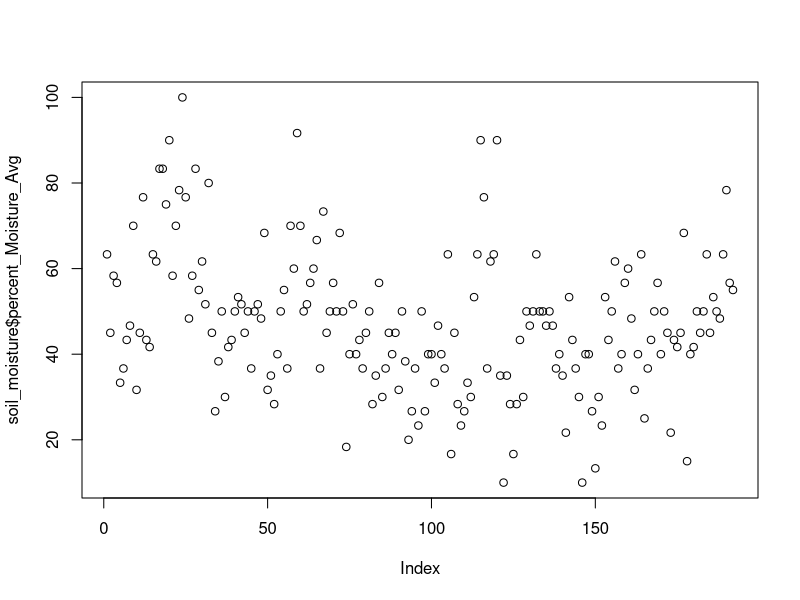
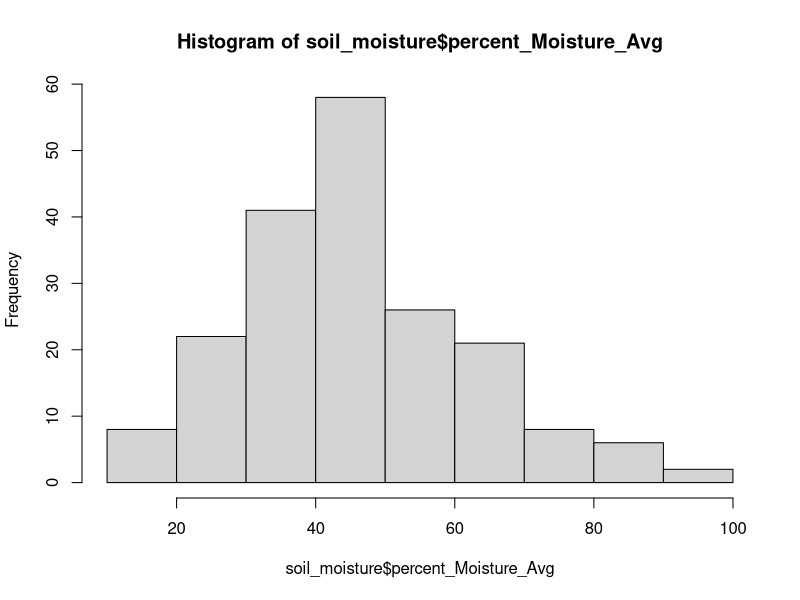
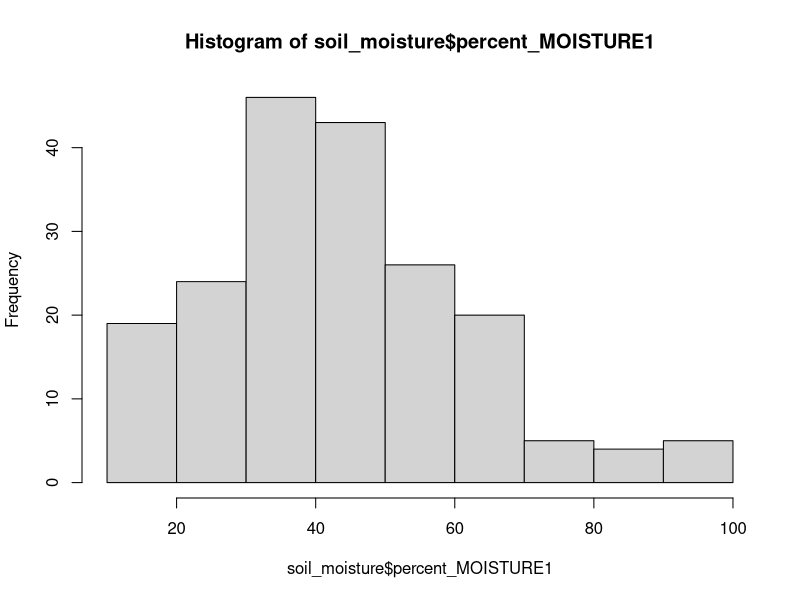
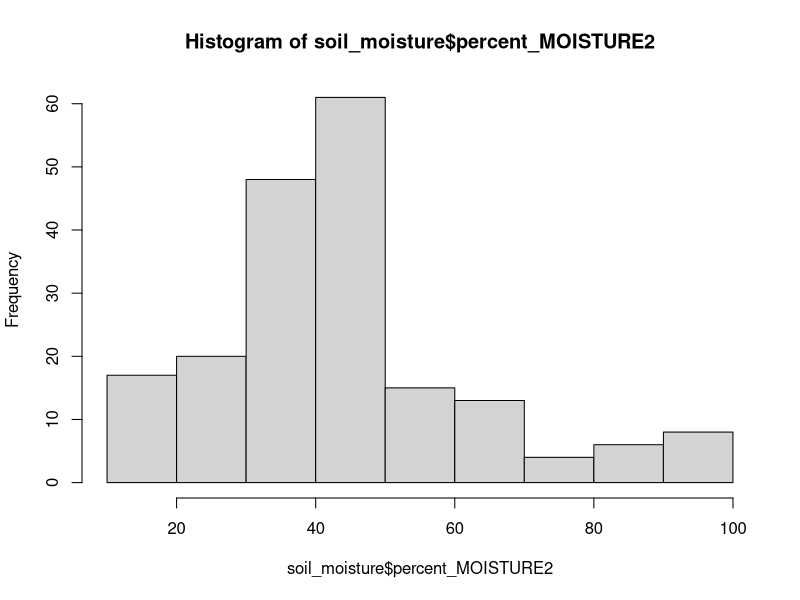
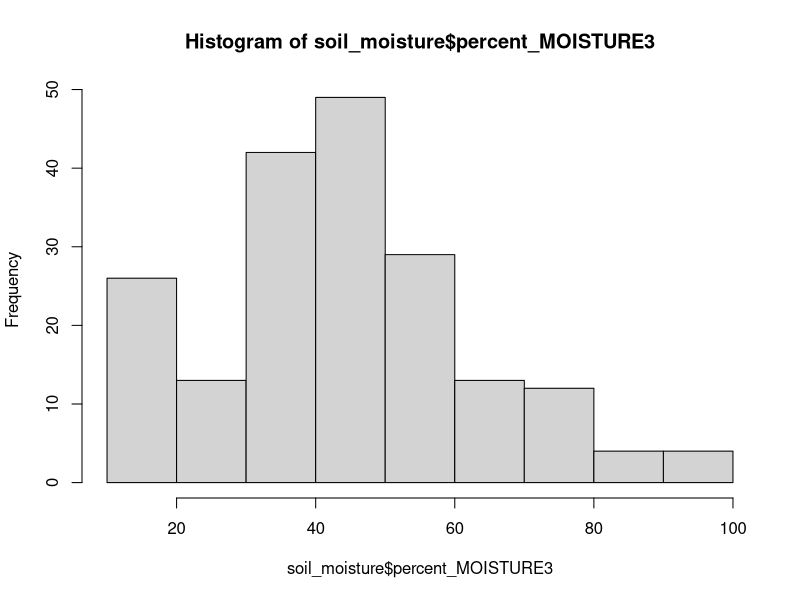
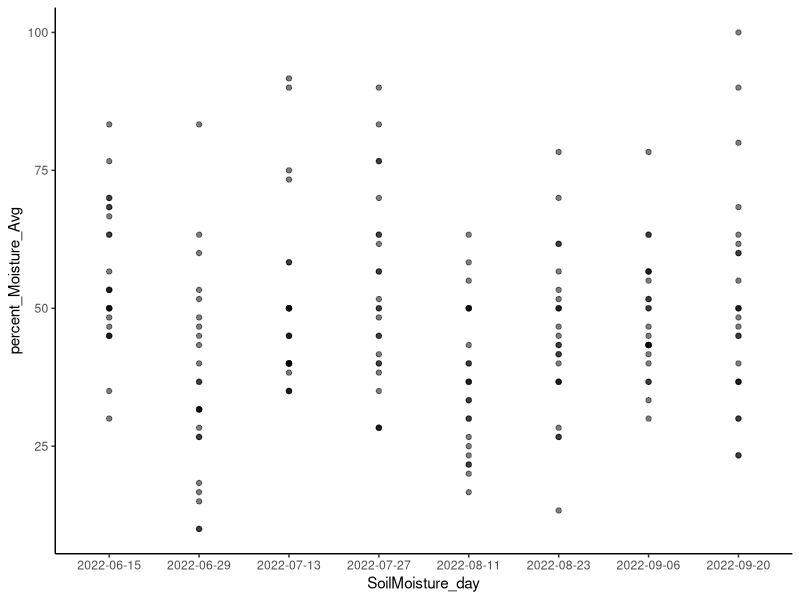
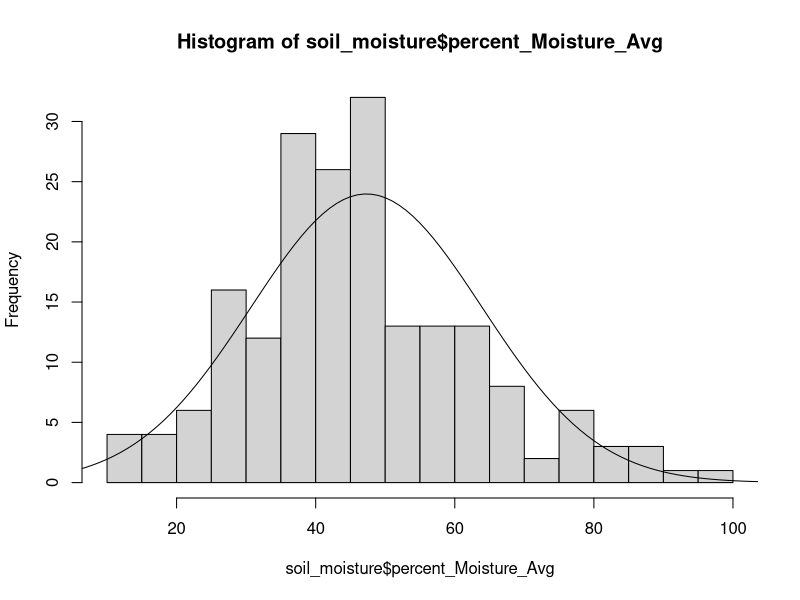
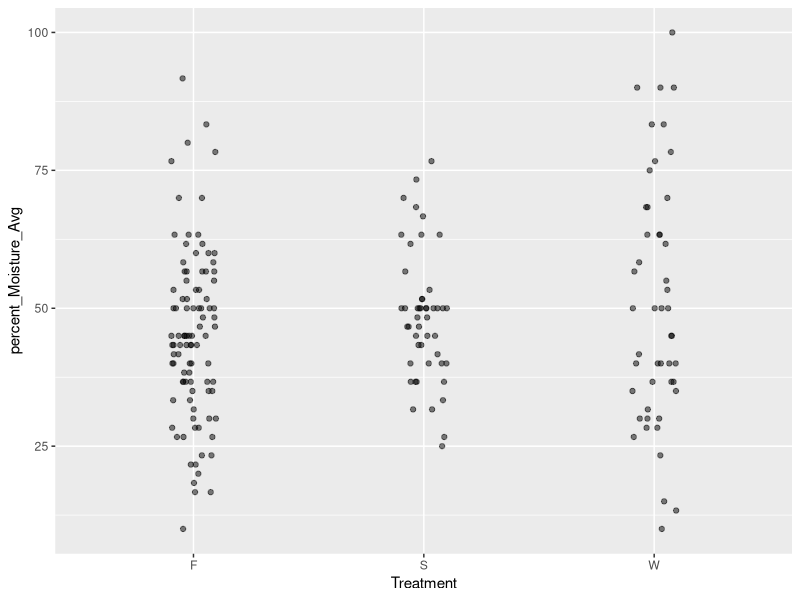

Write R code to recreate these figures, in order. (Note: this script raises an error after producing the figures.)
# Aaron Tayal
# Sept 24, 2024
# Exploratory data visualization of environmental variables recorded in 2022 at 
# Powdermill Nature Reserve in the tornado/salvage areas

library(ggplot2)
library(dplyr)
library(lubridate)

# Soil moisture 2022 ################################################################

soil_moisture_0 <- read.csv("Aaron_PNR_formatted_data/Aaron_formatted_Soil_moisture_PNR_ENV_2022.csv")
soil_moisture_0$SoilMoisture_day <- as.factor(ymd(soil_moisture_0$SoilMoisture_Date))

# Information on the transect groups and areas of each trap
trap_locations <- read.csv("Aaron_PNR_formatted_data/Aaron_formatted_PNR_PitfallTrapLocations_2015.csv",
                           colClasses = c("integer", "integer", "factor", "factor", "factor", "numeric", "numeric", "numeric", "numeric"))
soil_moisture <- right_join(trap_locations, soil_moisture_0, by="Plot")

summary(soil_moisture)
plot(soil_moisture$percent_Moisture_Avg)
hist(soil_moisture$percent_Moisture_Avg)
hist(soil_moisture$percent_MOISTURE1)
hist(soil_moisture$percent_MOISTURE2)
hist(soil_moisture$percent_MOISTURE3)

ggplot(data=soil_moisture, aes(x=SoilMoisture_day, 
                               y=percent_Moisture_Avg)) +
  geom_point(alpha=0.5) + theme_classic()

# Idea: make a Parallel coordinates plot

# How much variation in soil moisture is related to forest disturbance
# type (undisturbed, wind-disturbed, or salvage-logged)? How much variation
# is related to transect? How much variation is related to date of measurement?

# Calculate the variance of percent soil moisture (averaging the three readings):
overall_var <- var(soil_moisture$percent_Moisture_Avg)
overall_mean <- mean(soil_moisture$percent_Moisture_Avg)
x_values <- -25:125
# Prob. density function of normal distribution:
y_values <- dnorm(x_values, overall_mean, sqrt(overall_var))
histogram <- hist(soil_moisture$percent_Moisture_Avg, plot=FALSE, breaks=20)
plot(histogram)
lines(x=x_values, y=1000*y_values)

# I think a normal distribution fits the data fairly well (subjectively).
ggplot(data=soil_moisture, aes(x=Treatment, y=percent_Moisture_Avg)) +
         geom_jitter(height=0, width=0.1, alpha=0.5)
# However, the above graph suggests that the within-group variance of 
# wind-disturbed plots (with multiple sample dates as separate replicates)
# is greater than that of salvage-logged plots. 

# Verify my observation by looking at the variances:
soil_moisture_by_treatment <- soil_moisture %>% group_by(Treatment) %>% 
  summarise(mean_moisture = mean(percent_Moisture_Avg),
            var_moisture = var(percent_Moisture_Avg),
            n_moisture = n())
soil_moisture_by_treatment

# Does this pattern still hold after taking the mean soil moisture for each plot 
# over the whole season?
soil_moisture_by_plot <- soil_moisture %>% group_by(Plot) %>% 
  summarise(Treatment = first(Treatment),
            mean_moisture = mean(percent_Moisture_Avg),
            var_moisture = var(percent_Moisture_Avg),
            n_moisture = n())
ggplot(data=soil_moisture_by_plot, aes(x=Treatment, y=mean_moisture)) +
  geom_jitter(height=0, width=0.1, alpha=0.5)
# Yes, the pattern still holds that wind-disturbed sites seem more heterogeneous
# in their soil moisture compared to salvaged sites.

# Ground cover 2022 #################################################################

cover <- read.csv("Aaron_PNR_formatted_data/Aaron_formatted_percent_cover_PNR_ENV_2022.csv")
# It seems that the ground cover was evaluated four times in 2022: in June, 
# July, August, and September

cover$Treatment <- as.factor(cover$Treatment)
cover$Plot <- as.factor(cover$Plot)
cover$Date1 <- (ymd(cover$Date_yyyy.mm.dd))
cover$day_of_year <- yday(cover$Date_yyyy.mm.dd)

# What happens if you add up all the cover values?
cover$total_cover <- cover$VegAvg + cover$LitterAvg + cover$BareGAvg +
  cover$FWDAvg + cover$CWDAvg + cover$RockAvg

cover$total_cover1 <- cover$Veg1 + cover$Litter1 + cover$BareG1 +
  cover$FWD1 + cover$CWD1 + cover$Rock1

cover$total_cover2 <- cover$Veg2 + cover$Litter2 + cover$BareG2 +
  cover$FWD2 + cover$CWD2 + cover$Rock2

# I found a typo in the data: 
cover[cover$Date == "Aug 11 2022" & cover$Plot == 52, "Veg2"] # says 660
# It seems like this should have been 60%, not 660%
typo_row <- which(cover$Date == "Aug 11 2022" & cover$Plot == 52)
cover[typo_row, "total_cover2"] # says 700
cover[typo_row, "Veg2"] <- 60
cover[typo_row, "Veg1"]
cover[typo_row, "VegAvg"] <- 50

cover$total_cover <- cover$VegAvg + cover$LitterAvg + cover$BareGAvg +
  cover$FWDAvg + cover$CWDAvg + cover$RockAvg

cover$total_cover1 <- cover$Veg1 + cover$Litter1 + cover$BareG1 +
  cover$FWD1 + cover$CWD1 + cover$Rock1

cover$total_cover2 <- cover$Veg2 + cover$Litter2 + cover$BareG2 +
  cover$FWD2 + cover$CWD2 + cover$Rock2

# Plot some histograms:
hist(cover$VegAvg, breaks=10) # vegetation cover ranges from 0 to 100%, with
# most measurements around 10-60%
hist(cover$LitterAvg, breaks=10) # Litter ranges from 0 to 90%, with measurements
# fairly evenly distributed in that range
hist(cover$BareGAvg, breaks=10) # Bare ground seems relatively rare overall
hist(cover$FWDAvg, breaks=10) # Fine woody debris ranges from 0 to 25%, with most
# measurements being about 5 to 15% cover
hist(cover$CWDAvg, breaks=10) # CWD seems rare overall
hist(cover$RockAvg, breaks=10) # Rock cover ranges from 0 to ~30%, with the 
# majority of measurements in the 0-10% range

# Average across sample date: 
cover_by_plot <- cover %>% group_by(Plot) %>%
  summarize(Treatment = first(Treatment),
            VegAvg = mean(VegAvg),
            LitterAvg = mean(LitterAvg),
            BareGAvg = mean(BareGAvg),
            FWDAvg = mean(FWDAvg),
            CWDAvg = mean(CWDAvg),
            RockAvg = mean(RockAvg),
            VegHtAvg = mean(VegHtAvg))

# How does vegetation cover vary by treatment?
ggplot(data=cover_by_plot, aes(x=Treatment, y=VegAvg)) +
  geom_point(alpha=0.5) 
# I notice that Plot 49 (Salvaged) has a very high vegetation cover
# It is on the very southwest side of the whole area (see map)

# How does litter cover vary by treatment?
ggplot(data=cover_by_plot, aes(x=Treatment, y=LitterAvg)) +
  geom_point(alpha=0.5) 

# How does bare ground cover vary by treatment?
ggplot(data=cover_by_plot, aes(x=Treatment, y=BareGAvg)) +
  geom_jitter(alpha=0.5, width=0.05, height=0) 
# A few of the Salvaged and Windthrow plots appear to have slightly
# higher bare ground %s than all of the Forest plots

# How does fine woody debris cover vary by treatment?
ggplot(data=cover_by_plot, aes(x=Treatment, y=FWDAvg)) +
  geom_jitter(alpha=0.5, width=0.05, height=0) 

# How does coarse woody debris cover vary by treatment?
ggplot(data=cover_by_plot, aes(x=Treatment, y=CWDAvg)) +
  geom_jitter(alpha=0.5, width=0.05, height=0) 
# Although the percent cover of CWD is low in general, 
# it is suprising to me that a few of the forest plots have
# higher CWD %s than the windthrow or salvaged plots

# How does rock cover vary by treatment?
ggplot(data=cover_by_plot, aes(x=Treatment, y=RockAvg)) +
  geom_jitter(alpha=0.5, width=0.05, height=0) 

# Vegetation height 2022 ##############################################

# Did vegetation height increase over the growing season?
ggplot(data=cover, aes(x=day_of_year, y=VegHtAvg)) +
  geom_point(alpha=0.5)
veg_height_change <- lm(VegHtAvg ~ Date_yyyy.mm.dd, data=cover)
summary(veg_height_change)
# Vegetation height appears to slightly decrease over time, with
# lowest height in September

# How does vegetation height vary by treatment?
ggplot(data=cover_by_plot, aes(x=Treatment, y=VegHtAvg)) +
  geom_jitter(alpha=0.5, width=0.05, height=0) 
# Again, plot 49 has abnormally high vegetation height
# Some of the windthrow plots seem to have taller vegetation than the 
# salvaged or forest plots

# Canopy openness 2022 #############################################################

densi <- read.csv("Aaron_PNR_formatted_data/Aaron_formatted_canopy_openness_PNR_ENV_2022.csv")
densi$Treatment <- as.factor(densi$Treatment)

# How does canopy openness vary by treatment?
ggplot(data=densi, aes(x=Treatment, y=Densi.Total)) +
  geom_jitter(alpha=0.5, width=0.05, height=0) 
# Plot 49 has a very open canopy

ggplot(data=densi, aes(x=Treatment, y=Densi.Total)) +
  geom_jitter(alpha=0.5, width=0.05, height=0) +
  ylim(0,20)
# Also, some of the other salvaged and windthrow plots have slightly
# higher canopy openness than all the other forest plots. But it seems like 
# differences in canopy openness have largely disappeared.

# Soil moisture 2015 ###########################################################
library(readxl)
soil_moisture_temp_2015_0 <- read_excel("PNR_Raw_Data/PNR_EnvironmentalData.xlsx", 
                                      sheet = 9)
# IMPORTANT NOTE: It appears that soil moisture was measured at plot 65 instead
# of plot 63. Looking at the map shows 65 is a short distance away from 63 and 
# also in the Windthrow treatment

soil_moisture_temp_2015 <- soil_moisture_temp_2015_0 %>% 
  filter(Quadrat >= 41 & Quadrat <= 65) %>% select(-"Block ID")
# Looks like soil moisture was taken at 6 time points

soil_moisture_temp_2015$SoilMoist1 <- as.numeric(soil_moisture_temp_2015$SoilMoist1)
# SoilMoist1 has some amount of missing data esp. towards end of summer

soil_moisture_temp_2015 %>% mutate(SoilMoistAvrg = rowMeans(SoilMoist1, SoilMoist2, 
                                                        SoilMoist3, na.rm=T))
# ^^^^^^^^^^^^^^^^^^^^^^^^^^^ having trouble

                                              

# Ground cover 2015 ############################################################

# Vegetation height 2015 #######################################################

# Canopy openness 2015 #########################################################
